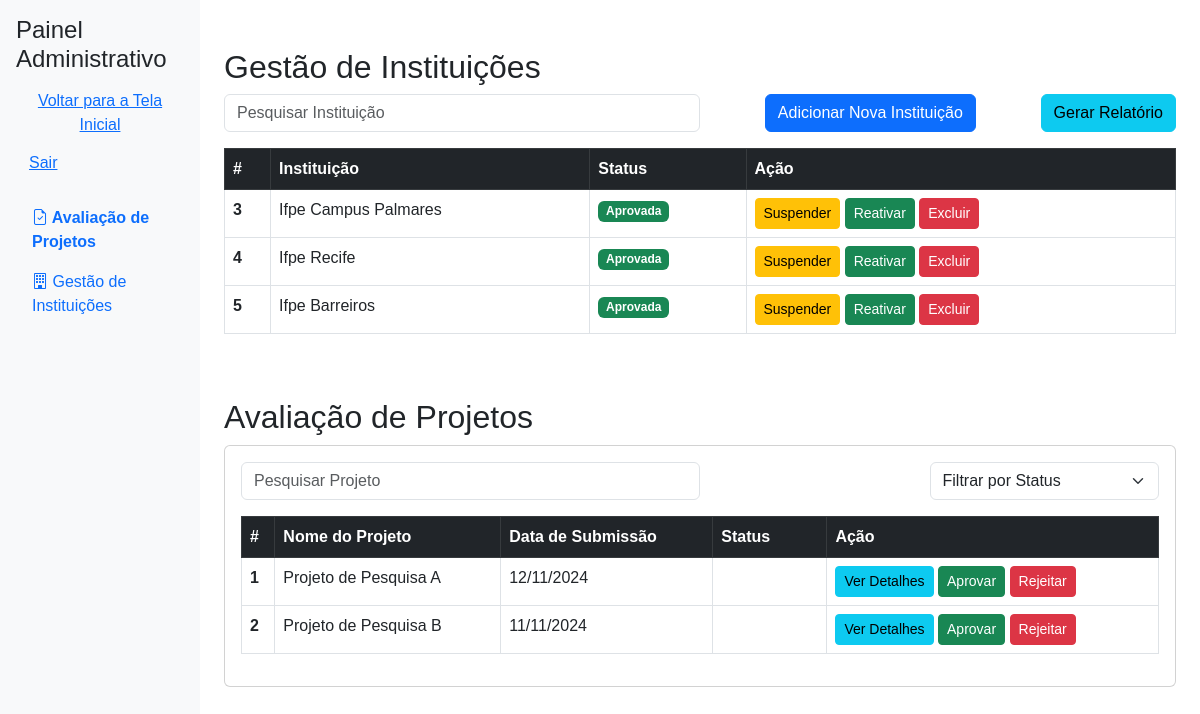
The page /admin_panel (signed in) on the database its author committed.
### app.py (models this page shows)
class Instituicao(db.Model):
    id = db.Column(db.Integer, primary_key=True)
    nome = db.Column(db.String(150), nullable=False)
    status = db.Column(db.String(50), nullable=False)

class Projeto(db.Model):
    id = db.Column(db.Integer, primary_key=True)
    nome = db.Column(db.String(150), nullable=False)
    data_submissao = db.Column(db.String(10), nullable=False)
    status = db.Column(db.String(50), nullable=False)

### app.py (the view)
@app.route('/admin_panel')
def admin_panel():
    if 'user_id' not in session or session.get('tipo') != 'admin':
        flash("Acesso negado. Faça login como admin.", "danger")
        return redirect(url_for('login'))
    instituicoes = Instituicao.query.all()  # Certifique-se de que há dados no banco
    projetos = Projeto.query.all()
    projetos_pendentes = Projeto.query.filter_by(status='Pendente').count()
    projetos_aprovados = Projeto.query.filter_by(status='Aprovado').count()
    projetos_rejeitados = Projeto.query.filter_by(status='Rejeitado').count()
    return render_template(
        'admin_panel.html',
        instituicoes=instituicoes,
        projetos=projetos,
        projetos_pendentes=projetos_pendentes,
        projetos_aprovados=projetos_aprovados,
        projetos_rejeitados=projetos_rejeitados
    )

### templates/admin_panel.html (shortened to what this page needs)
<!DOCTYPE html>
<html lang="pt-BR">
<head>
    <link href="https://cdn.jsdelivr.net/npm/bootstrap@5.3.0-alpha1/dist/css/bootstrap.min.css" rel="stylesheet">
    <link href="https://cdn.jsdelivr.net/npm/bootstrap-icons/font/bootstrap-icons.css" rel="stylesheet">
</head>
<body>
    <div class="d-flex flex-column flex-md-row">
        <nav class="col-md-3 col-lg-2 d-md-block bg-light sidebar p-3">
            <div class="position-sticky">
                <header>
                    <h2 class="h4">Painel Administrativo</h2>
                    <a href="/" class="btn btn-link">Voltar para a Tela Inicial</a>
                    <a href="/logout" class="btn btn-link">Sair</a>
                </header>
                <ul class="nav flex-column">
                    <li class="nav-item">
                        <a class="nav-link active" href="#avaliacao-conteudo">
                            <i class="bi bi-file-earmark-check"></i> Avaliação de Projetos
                        </a>
                    </li>
                    <li class="nav-item">
                        <a class="nav-link" href="#gestao-instituicoes">
                            <i class="bi bi-building"></i> Gestão de Instituições
                        </a>
                    </li>
                </ul>
            </div>
        </nav>
        <main class="col-md-9 ms-sm-auto col-lg-10 px-4">
            <section id="gestao-instituicoes" class="mt-5">
                <h2>Gestão de Instituições</h2>
                <div class="d-flex justify-content-between mb-3">
                    <input type="text" id="searchInstituicao" class="form-control w-50" placeholder="Pesquisar Instituição">
                    <a href="/adicionar_instituicao" class="btn btn-primary">Adicionar Nova Instituição</a>
                    <button class="btn btn-info" onclick="gerarRelatorio('csv')">Gerar Relatório</button>
                </div>
                <div class="table-responsive mt-3">
                    <table class="table table-bordered table-hover">
                        <thead class="table-dark">
                            <tr>
                                <th>#</th>
                                <th>Instituição</th>
                                <th>Status</th>
                                <th>Ação</th>
                            </tr>
                        </thead>
                        <tbody id="tabelaInstituicoes">
                            {% for instituicao in instituicoes %}
                            <tr id="instituicao-{{ instituicao.id }}">
                                <th>{{ instituicao.id }}</th>
                                <td>{{ instituicao.nome }}</td>
                                <td><span class="badge bg-{{ 'success' if instituicao.status == 'Aprovada' else 'warning' }}">{{ instituicao.status }}</span></td>
                                <td>
                                    <button class="btn btn-warning btn-sm" onclick="suspenderInstituicao({{ instituicao.id }})">Suspender</button>
                                    <button class="btn btn-success btn-sm" onclick="reativarInstituicao({{ instituicao.id }})">Reativar</button>
                                    <button class="btn btn-danger btn-sm" onclick="confirmarExclusao({{ instituicao.id }}, '{{ instituicao.nome }}')">Excluir</button>
                                </td>
                            </tr>
                            {% endfor %}
                        </tbody>
                    </table>
                </div>
            </section>
            <section id="avaliacao-conteudo" class="mt-5">
                <h2>Avaliação de Projetos</h2>
                <div class="card">
                    <div class="card-body">
                        <div class="d-flex justify-content-between">
                            <input type="text" id="searchProjeto" class="form-control w-50" placeholder="Pesquisar Projeto">
                            <select id="filterInstituicaoStatus" class="form-select w-25">
                                <option value="">Filtrar por Status</option>
                            </select>
                        </div>
                        <div class="table-responsive mt-3">
                            <table class="table table-bordered table-hover">
                                <thead class="table-dark">
                                    <tr>
                                        <th>#</th>
                                        <th>Nome do Projeto</th>
                                        <th>Data de Submissão</th>
                                        <th>Status</th>
                                        <th>Ação</th>
                                    </tr>
                                </thead>
                                <tbody id="tabelaProjetos">
                                    {% for projeto in projetos %}
                                    <tr>
                                        <th>{{ projeto.id }}</th>
                                        <td>{{ projeto.nome }}</td>
                                        <td>{{ projeto.data_submissao }}</td>
                                        <td><span class="badge bg-{{ 'warning' if projeto.status == 'Pendente' else projeto.status | lower }}">{{ projeto.status }}</span></td>
                                        <td>
                                            <button class="btn btn-info btn-sm" onclick="abrirModalProjeto({{ projeto.id }}, '{{ projeto.nome }}', '{{ projeto.data_submissao }}', '{{ projeto.status }}', 'Descrição do projeto aqui')">
                                                Ver Detalhes
                                            </button>
                                            <button class="btn btn-success btn-sm" onclick="aprovarProjeto({{ projeto.id }})">Aprovar</button>
                                            <button class="btn btn-danger btn-sm" onclick="rejeitarProjeto({{ projeto.id }})">Rejeitar</button>
                                        </td>
                                    </tr>
                                    {% endfor %}
                                </tbody>
                            </table>
                        </div>
                    </div>
                </div>
            </section>
        </main>
    </div>
</body>
</html>

### templates/admin_panel.html (style rules this page uses)
body { font-family: Arial, sans-serif; }
.sidebar { height: 100vh; position: sticky; top: 0; }
.sidebar header { margin-bottom: 1rem; }
.sidebar .nav-link.active { font-weight: bold; color: #0d6efd; }

### rows shown on the page
Instituicao: id "3", nome "Ifpe Campus Palmares", status "Aprovada"
Instituicao: id "4", nome "Ifpe Recife", status "Aprovada"
Instituicao: id "5", nome "Ifpe Barreiros", status "Aprovada"
Projeto: id "1", nome "Projeto de Pesquisa A", data_submissao "12/11/2024"
Projeto: id "2", nome "Projeto de Pesquisa B", data_submissao "11/11/2024"
